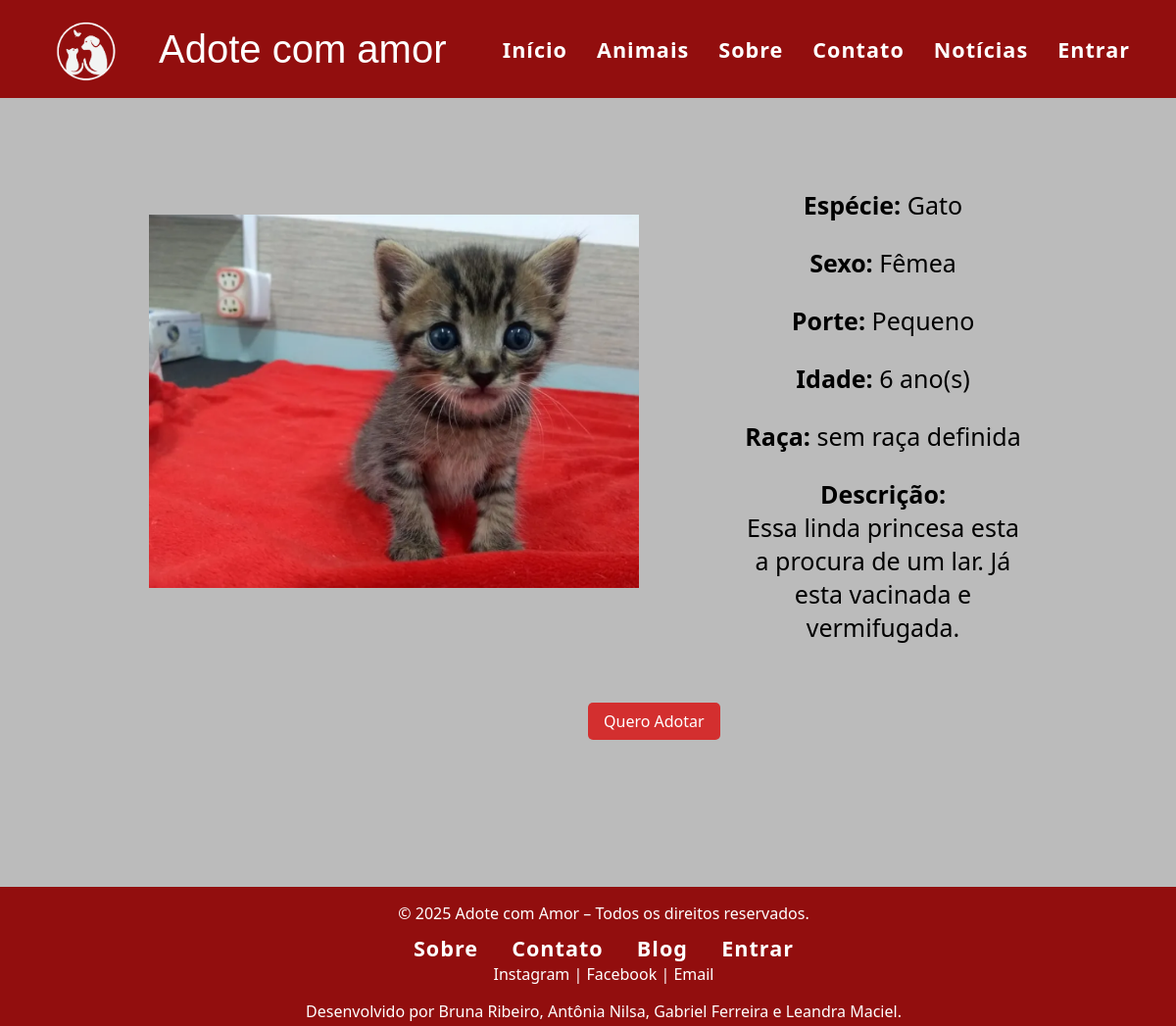
Screenshot of /animais/1/ with the database file from the repository.
### animais/models.py (models this page shows, shortened)
class Animal(models.Model):
    ESPECIES = (
        ('Cão', 'Cão'),
        ('Gato', 'Gato'),
        ('Outro', 'Outro'),
    )
    SEXO = (
        ('Macho', 'Macho'),
        ('Fêmea', 'Fêmea'),
    )
    PORTE = (
        ('Pequeno', 'Pequeno'),
        ('Médio', 'Médio'),
        ('Grande', 'Grande'),
    )
    nome = models.CharField(max_length=100)
    especie = models.CharField(max_length=10, choices=ESPECIES)
    raca = models.CharField(max_length=100, blank=True)
    idade = models.PositiveIntegerField(help_text="Idade aproximada (em anos)")
    sexo = models.CharField(max_length=6, choices=SEXO)
    porte = models.CharField(max_length=10, choices=PORTE)
    descricao = models.TextField()
    foto = models.ImageField(upload_to='animais/')
    criado_por = models.ForeignKey(get_user_model(), on_delete=models.SET_NULL, null=True, blank=True)
    criado_em = models.DateTimeField(auto_now_add=True)

### animais/views.py (the view)
# urls.py: path('<int:animal_id>/', views.detalhe_animal, name='detalhe'),
def detalhe_animal(request, animal_id):
    animal = get_object_or_404(Animal, id=animal_id)
    return render(request, 'animais/detalhe.html', {'animal': animal})

### templates/animais/detalhe.html (shortened to what this page needs)
{% extends 'core/base.html' %}
{% block content %}
<h2>{{ animal.nome }}</h2>
<div class="dt-animal">
    <table>
        <tr>
            <td>
                <img src="{{ animal.foto.url }}" width="300">
            </td>
            <td>
                <p><strong>Espécie:</strong> {{ animal.especie }}</p>
                <p><strong>Sexo:</strong> {{ animal.sexo }}</p>
                <p><strong>Porte:</strong> {{ animal.porte }}</p>
                <p><strong>Idade:</strong> {{ animal.idade }} ano(s)</p>
                <p><strong>Raça:</strong> {{ animal.raca }}</p>
                <p><strong>Descrição:</strong><br>{{ animal.descricao }}</p>
            </td>
        </tr>
    </table>
    <a href="{% url 'adocao:solicitar' animal.id %}" class="btn">Quero Adotar</a>
</div>
{% endblock %}

### static/css/style.css (style rules this page uses)
body.dark { background-color: #121212; color: #f0f0f0; font-family: 'Segoe UI', sans-serif; margin: 0; padding: 0; }
.dt-animal { margin: auto; width: 1000px; height: 850px; padding: 50px; margin-top: -40px ; }
.dt-animal td { margin: auto; padding: 50px; }
.dt-animal img { width: 500px; }
.dt-animal p { text-align: center; font-size:25px; color: black; margin-bottom: 0px; }
.dt-animal a { margin-top: -100px; margin-left: 500px; display: inline-block; margin-top: 0.5rem; padding: 0.5rem 1rem; background-color: #d32f2f; color: #fff; border-radius: 5px; text-decoration: none; }

### rows the page displays
Animal: foto (picture), especie "Gato", sexo "Fêmea", porte "Pequeno", idade "6", raca "sem raça definida", descricao "Essa linda princesa esta a procura de um lar. Já esta vacinada e vermifugada."
